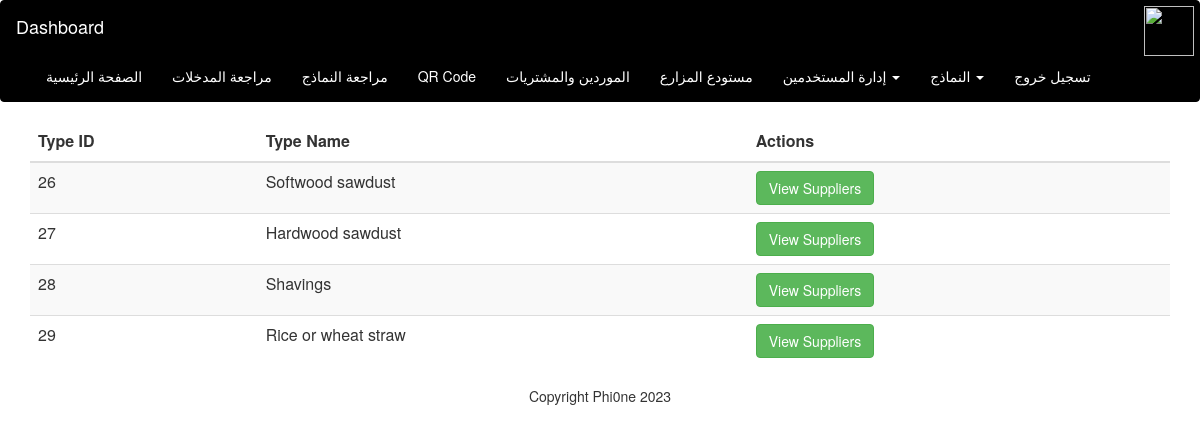
Screenshot of /types_table/9 with the database file from the repository.
### model.py (models this page shows, shortened)
class Type(db.Model):
    id = db.Column(db.Integer, primary_key=True)
    type = db.Column(db.String(120), nullable=False)
    category_id = db.Column(db.Integer, db.ForeignKey('category.id'), nullable=False)

### app.py (the view)
@app.route('/types_table/<category_id>', methods=['GET', 'POST'])
def view_types(category_id):
    print(11)
    if request.method == 'POST':
        print(22)
        type_id = request.form.get('type_id')
        if type_id:
            pass
    from categories.categoriesModel import get_types_by_category_id
    types = get_types_by_category_id(category_id)
    return render_template("types_table.html", types=types, category_id=category_id)

### categories/categoriesModel.py (called while the page is built)
def get_types_by_category_id(category_id):
    types = Type.query.filter_by(category_id=category_id).all()
    return types

### templates/types_table.html (shortened to what this page needs)
{% extends "base.html" %}
{% block content %}
<div class="container">
    <table class="table table-striped">
        <thead>
            <tr>
                <th>Type ID</th>
                <th>Type Name</th>
                <th>Actions</th>
            </tr>
        </thead>
        <tbody>
            {% for type in types %}
            <tr>
                <td>{{ type.id }}</td>
                <td>{{ type.type }}</td>
                <td>
                    <button class="btn btn-success" onclick="window.location.href='/suppliers_table/{{ type.id }}'">View Suppliers</button>
                </td>
            </tr>
            {% endfor %}
        </tbody>
    </table>
</div>
{% endblock %}

### rows the page displays
Type: id "26", type "Softwood sawdust"
Type: id "27", type "Hardwood sawdust"
Type: id "28", type "Shavings"
Type: id "29", type "Rice or wheat straw"
